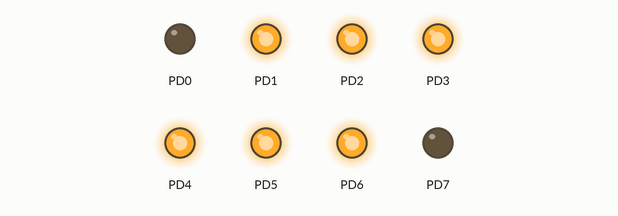
This program was run on a simulated ATmega1284P, built with avr-gcc and emulated at 20 MHz. Shown: output pins drawn as LEDs (lit = HIGH).

Above: at 0.05 s.
At 0.35 s:
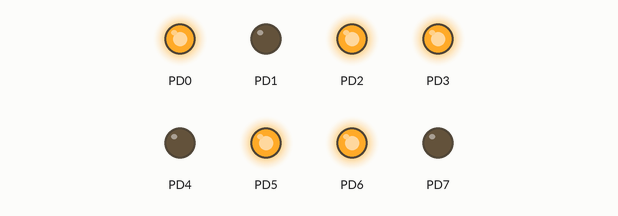
At 0.75 s:
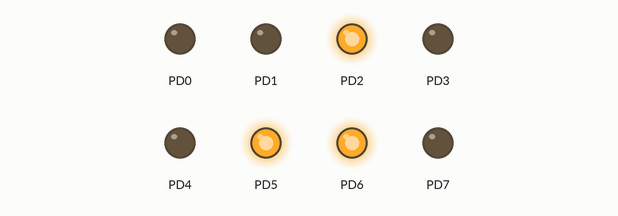
At 1.45 s:
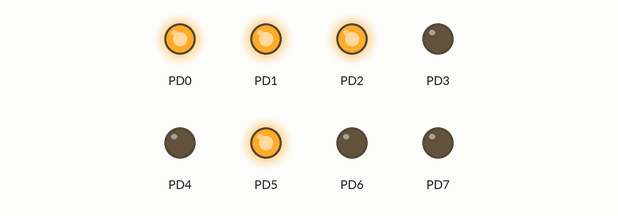
At 2.15 s:
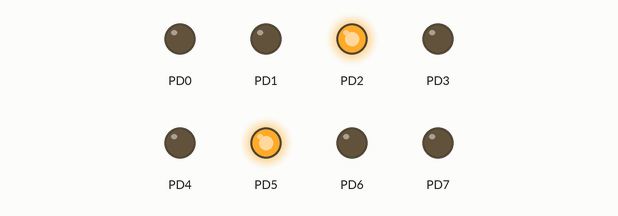
At 2.85 s:
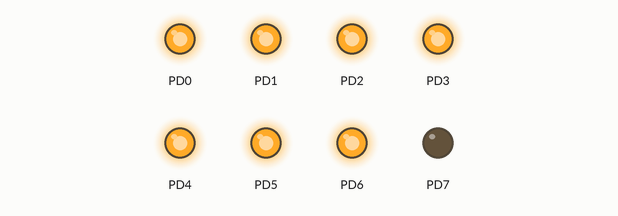
Timing chart, 0 to 3.1 s (numbered marks = the images above):
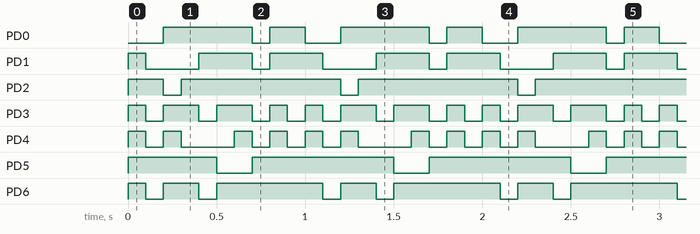

Measured:
- by itself, PD0: repeats every 1.0 s: LOW 0.10 s, HIGH 0.20 s, LOW 0.20 s, HIGH 0.50 s
- by itself, PD1: repeats every 1.0 s: LOW 0.30 s, HIGH 0.30 s, LOW 0.10 s, HIGH 0.30 s
- by itself, PD2: repeats every 1.0 s: LOW 0.10 s, HIGH 0.90 s
- by itself, PD3: repeats every 1.0 s: 2 × (LOW 0.10 s, HIGH 0.20 s), 2 × (LOW 0.10 s, HIGH 0.10 s)
- by itself, PD4: repeats every 1.0 s: LOW 0.10 s, HIGH 0.10 s, LOW 0.30 s, 2 × (HIGH 0.10 s, LOW 0.10 s), HIGH 0.10 s
- by itself, PD5: repeats every 1.0 s: LOW 0.20 s, HIGH 0.80 s
- by itself, PD6: repeats every 1.0 s: LOW 0.10 s, HIGH 0.20 s, LOW 0.10 s, HIGH 0.60 s

The program:

main.c
```c
#define F_CPU 20000000UL
#include <avr/io.h>
#include <util/delay.h>
#include <stdint.h>

#include "Display7/display_7seg.h"

int main(void){

	Display7Seg_Init();

	while(1){
		for(int i=0; i<=9; i++){
			set_value_decoCC(i);
			_delay_ms(100);
		}
	}
}


	/*while (1)
	{	for (int i=0; i<=9; i++)
	{
		PORTA = decoCC[i];
		_delay_ms(100);*/
```

display_7seg.c
```c
#include "display_7seg.h"


uint8_t decoCC[10]={191, 134, 219, 207, 230, 237, 253, 135, 255, 231 };
uint8_t decoAC[10]={64, 121, 36, 48, 25, 18, 2, 120, 0, 24 };

void Display7Seg_Init(void){
	display_ddr = 0xFF;
}
void  set_value_decoCC(char num){
	char val_deco = decoCC[num];

	if( (val_deco & 1)  == 0 ) display_port &= ~(1<<segA); else display_port |= (1<<segA);
	if( (val_deco & 2)  == 0 ) display_port &= ~(1<<segB); else display_port |= (1<<segB);
	if( (val_deco & 4)  == 0 ) display_port &= ~(1<<segC); else display_port |= (1<<segC);
	if( (val_deco & 8)  == 0 ) display_port &= ~(1<<segD); else display_port |= (1<<segD);
	if( (val_deco & 16) == 0 ) display_port &= ~(1<<segE); else display_port |= (1<<segE);
	if( (val_deco & 32) == 0 ) display_port &= ~(1<<segF); else display_port |= (1<<segF);
	if( (val_deco & 64) == 0 ) display_port &= ~(1<<segG); else display_port |= (1<<segG);
}
void set_value_decoAC(char num){
	char val_deco = decoAC[num];

	if( (val_deco & 1)  == 0 ) display_port &= ~(1<<segA); else display_port |= (1<<segA);
	if( (val_deco & 2)  == 0 ) display_port &= ~(1<<segB); else display_port |= (1<<segB);
	if( (val_deco & 4)  == 0 ) display_port &= ~(1<<segC); else display_port |= (1<<segC);
	if( (val_deco & 8)  == 0 ) display_port &= ~(1<<segD); else display_port |= (1<<segD);
	if( (val_deco & 16) == 0 ) display_port &= ~(1<<segE); else display_port |= (1<<segE);
	if( (val_deco & 32) == 0 ) display_port &= ~(1<<segF); else display_port |= (1<<segF);
	if( (val_deco & 64) == 0 ) display_port &= ~(1<<segG); else display_port |= (1<<segG);
}
```

display_7seg.h
```c
#ifndef DISPLAY7SEG_H_
#define DISPLAY7SEG_H_

#include <avr/io.h>

#define  display_port  PORTA
#define  display_ddr   DDRA

#define  display_port  PORTB
#define  display_ddr   DDRB

#define  display_port  PORTC
#define  display_ddr   DDRC

#define  display_port  PORTD
#define  display_ddr   DDRD

#define  segA   6
#define  segB   5
#define  segC   2
#define  segD   3
#define  segE   4
#define  segF   1
#define  segG   0

void Display7Seg_Init(void);
void set_value_decoCC(char num);
void set_value_decoAC(char num);

#endif
```
